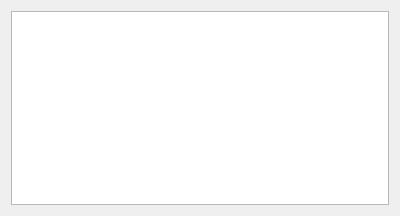
<?xml version="1.0" encoding="UTF-8"?>
<ui version="4.0">
 <class>DeviceViewDialog</class>
 <widget class="QDialog" name="DeviceViewDialog">
  <property name="geometry">
   <rect>
    <x>0</x>
    <y>0</y>
    <width>400</width>
    <height>216</height>
   </rect>
  </property>
  <property name="windowTitle">
   <string>All Devices</string>
  </property>
  <layout class="QGridLayout" name="gridLayout">
   <item row="0" column="0">
    <widget class="QTableWidget" name="viewTableWidget"/>
   </item>
  </layout>
 </widget>
 <resources/>
 <connections/>
</ui>
